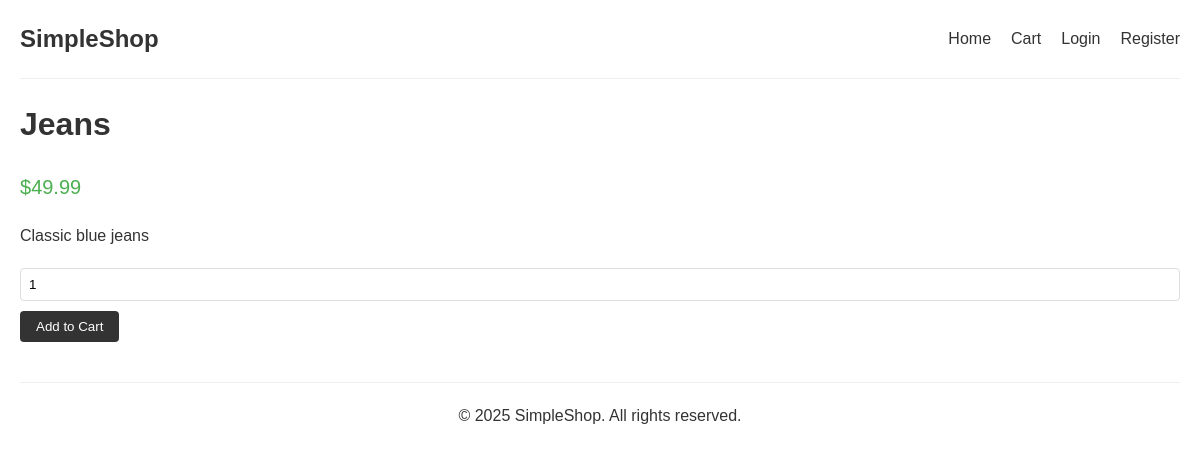
The app's page /index.php?route=product&id=2 with its own data.
### tables this page shows
CREATE TABLE IF NOT EXISTS products (
    id INT AUTO_INCREMENT PRIMARY KEY,
    name VARCHAR(100) NOT NULL,
    description TEXT,
    price DECIMAL(10, 2) NOT NULL,
    stock INT NOT NULL DEFAULT 0,
    created_at TIMESTAMP DEFAULT CURRENT_TIMESTAMP
);

### index.php (the view, shortened to what this page needs)
<?php
$host = "localhost";
$username = "root";
$password = "";
$database = "simple_ecommerce";
$conn = new mysqli($host, $username, $password, $database);
$route = isset($_GET['route']) ? $_GET['route'] : 'home';
include 'header.php';
switch ($route) {
    case 'product':
        displayProduct($conn);
        break;
}
include 'footer.php';
function displayProduct($conn) {
    $id = (int)$_GET['id'];
    $sql = "SELECT * FROM products WHERE id = $id";
    $result = $conn->query($sql);
    if ($result->num_rows > 0) {
        $product = $result->fetch_assoc();
        echo "<div class='product-detail'>";
        echo "<h1>" . htmlspecialchars($product['name']) . "</h1>";
        echo "<p class='price'>$" . number_format($product['price'], 2) . "</p>";
        echo "<div class='description'>" . htmlspecialchars($product['description']) . "</div>";
        echo "<form method='post' action='index.php?route=cart'>";
        echo "<input type='number' name='quantity' value='1' min='1' max='10'>";
        echo "<button type='submit' name='add_to_cart' class='button'>Add to Cart</button>";
        echo "</form>";
        echo "</div>";
    } else {
        echo "<p>Product not found.</p>";
    }
}
?>

### header.php (style rules this page uses)
* { box-sizing: border-box; margin: 0; padding: 0; }
body { font-family: Arial, sans-serif; line-height: 1.6; color: #333; max-width: 1200px; margin: 0 auto; padding: 0 20px; }
h1 { margin-bottom: 20px; }
.button { display: inline-block; background: #333; color: #fff; padding: 8px 16px; border-radius: 4px; text-decoration: none; margin-top: 10px; border: none; cursor: pointer; }
.product-detail { margin-bottom: 40px; }
.product-detail .price { font-size: 20px; color: #4CAF50; margin-bottom: 20px; }
.product-detail .description { margin-bottom: 20px; }
form { margin-bottom: 20px; }
input { width: 100%; padding: 8px; border: 1px solid #ddd; border-radius: 4px; }

### records on screen
products: name "Jeans", price "49.99", description "Classic blue jeans"
